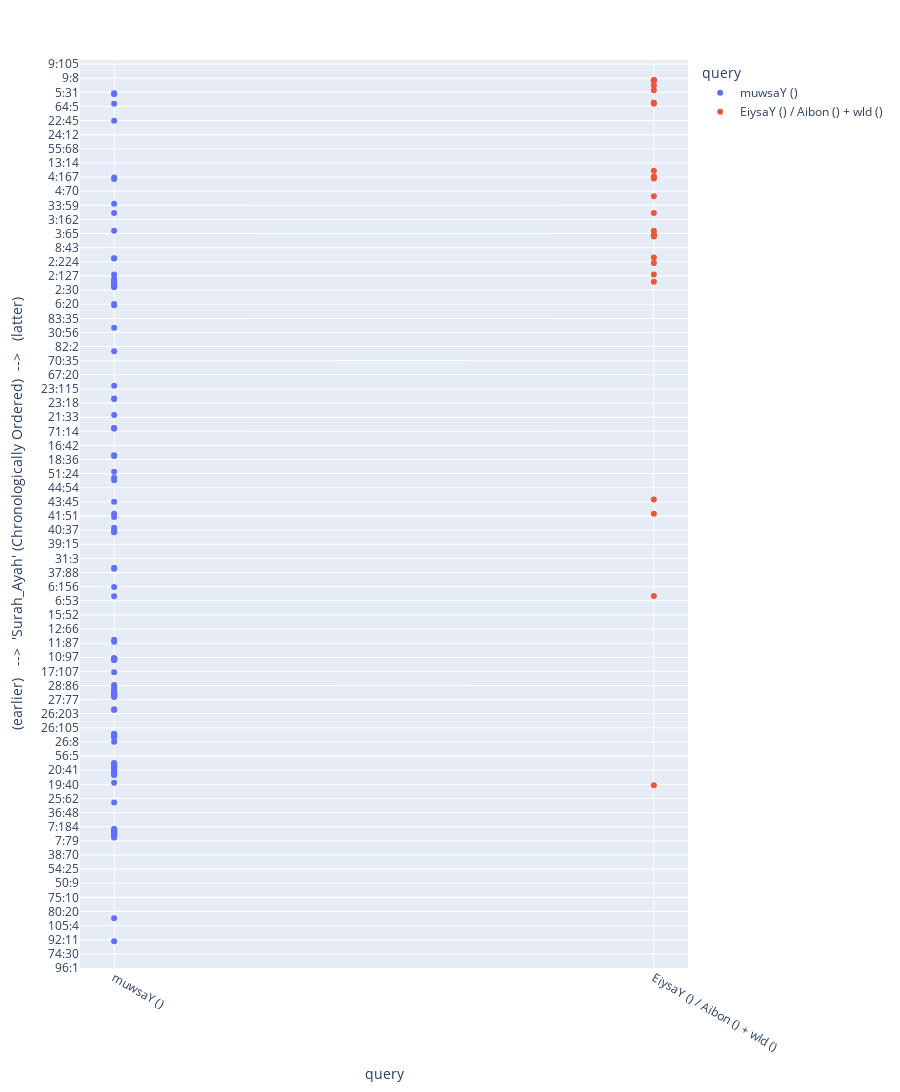

Source (notebook cell):
### Markdown cell above
# try on your own

### Code cell
import qChronolyze as qCh
qL = [
        [
            {
                "strL": [
                    {
                        "stri": "EiysaY", 
                    },
                ]
            },
            {
                "strL": [
                    {
                        "stri": "Aibon", 
                    },
                    {
                        "stri": "maroyam", 
                    },
                ]
            },
            {
                "strL": [
                    {
                        "stri": "wld", 
                    },
                    {
                        "stri": "maroyam", 
                    },
                ]
            },
        ],
        [
            {
                "strL": [
                    {
                        "stri": "muwsaY"
                    }
                ]
            },
        ]
    ]
qCh.querize(
    
    ### enter pair of word/root and meaning filtering regex as key-value pair dictionary
    qL,

    ### tafsir reference language
    # 'Arabic',
    # /
    # '1',

    ### presentation style
    pres='plot',

    )

### Figure 1 — Plotly figure (JSON) as saved in the notebook; plotly's stock layout.template omitted (floating-point values rounded to 4 significant figures; data arrays with more than 128 entries replaced by an {"elided": "..."} marker saying what was removed)
{"data": [{"customdata": {"elided": "131x2 mixed values"}, "hovertemplate": "query: %{x}<br>%{customdata[0]}<extra></extra>", "legendgroup": "muwsaY ()", "marker": {"color": "#636efa", "symbol": "circle"}, "mode": "markers", "name": "muwsaY ()", "orientation": "v", "showlegend": true, "type": "scatter", "x": {"elided": "131 str values"}, "xaxis": "x", "y": {"elided": "131 str values"}, "yaxis": "y"}, {"customdata": [["19:34<a style='background-color:rgb(220,220,250);font-size:18px;color:rgb(0,0,150);' href='https://quran.com/19:34/tafsirs/en-tafisr-ibn-kathir'> ذَٰلِكَ عِيسَى ابْنُ مَرْيَمَ قَوْلَ الْحَقِّ الَّذِي فِيهِ يَمْتَرُونَ</a>", 22], ["6:85<a style='background-color:rgb(220,220,250);font-size:18px;color:rgb(0,0,150);' href='https://quran.com/6:85/tafsirs/en-tafisr-ibn-kathir'> وَزَكَرِيَّا وَيَحْيَىٰ وَعِيسَىٰ وَإِلْيَاسَ كُلٌّ مِنَ الصَّالِحِينَ</a>", 82], ["42:13<a style='background-color:rgb(220,220,250);font-size:18px;color:rgb(0,0,150);' href='https://quran.com/42:13/tafsirs/en-tafisr-ibn-kathir'> وَمَا وَصَّيْنَا بِهِ إِبْرَاهِيمَ وَمُوسَىٰ وَعِيسَىٰ</a>", 93], ["43:63<a style='background-color:rgb(220,220,250);font-size:18px;color:rgb(0,0,150);' href='https://quran.com/43:63/tafsirs/en-tafisr-ibn-kathir'> وَلَمَّا جَاءَ عِيسَىٰ بِالْبَيِّنَاتِ قَالَ قَدْ جِئْتُكُمْ بِالْحِكْمَةِ</a>", 95], ["2:87<a style='background-color:rgb(220,220,250);font-size:18px;color:rgb(0,0,150);' href='https://quran.com/2:87/tafsirs/en-tafisr-ibn-kathir'> وَلَقَدْ آتَيْنَا مُوسَى الْكِتَابَ وَقَفَّيْنَا مِنْ بَعْدِهِ بِالرُّسُلِ</a>", 120], ["2:136<a style='background-color:rgb(220,220,250);font-size:18px;color:rgb(0,0,150);' href='https://quran.com/2:136/tafsirs/en-tafisr-ibn-kathir'> وَمَا أُوتِيَ مُوسَىٰ وَعِيسَىٰ وَمَا أُوتِيَ النَّبِيُّونَ مِنْ رَبِّهِمْ</a>", 124], ["2:215<a style='background-color:rgb(220,220,250);font-size:18px;color:rgb(0,0,150);' href='https://quran.com/2:215/tafsirs/en-tafisr-ibn-kathir'> قُلْ مَا أَنْفَقْتُمْ مِنْ خَيْرٍ فَلِلْوَالِدَيْنِ وَالْأَقْرَبِينَ وَالْيَتَامَىٰ وَالْمَسَاكِينِ وَابْنِ السَّبِيلِ</a>", 125], ["2:253<a style='background-color:rgb(220,220,250);font-size:18px;color:rgb(0,0,150);' href='https://quran.com/2:253/tafsirs/en-tafisr-ibn-kathir'> وَآتَيْنَا عِيسَى ابْنَ مَرْيَمَ الْبَيِّنَاتِ وَأَيَّدْنَاهُ بِرُوحِ الْقُدُسِ</a>", 128], ["3:45<a style='background-color:rgb(220,220,250);font-size:18px;color:rgb(0,0,150);' href='https://quran.com/3:45/tafsirs/en-tafisr-ibn-kathir'> إِنَّ اللَّهَ يُبَشِّرُكِ بِكَلِمَةٍ مِنْهُ اسْمُهُ الْمَسِيحُ عِيسَى ابْنُ مَرْيَمَ</a>", 129], ["3:52<a style='background-color:rgb(220,220,250);font-size:18px;color:rgb(0,0,150);' href='https://quran.com/3:52/tafsirs/en-tafisr-ibn-kathir'> فَلَمَّا أَحَسَّ عِيسَىٰ مِنْهُمُ الْكُفْرَ قَالَ مَنْ أَنْصَارِي إِلَى اللَّهِ</a>", 130], ["3:55<a style='background-color:rgb(220,220,250);font-size:18px;color:rgb(0,0,150);' href='https://quran.com/3:55/tafsirs/en-tafisr-ibn-kathir'> إِذْ قَالَ اللَّهُ يَا عِيسَىٰ إِنِّي مُتَوَفِّيكَ وَرَافِعُكَ إِلَيَّ</a>", 131], ["3:59<a style='background-color:rgb(220,220,250);font-size:18px;color:rgb(0,0,150);' href='https://quran.com/3:59/tafsirs/en-tafisr-ibn-kathir'> إِنَّ مَثَلَ عِيسَىٰ عِنْدَ اللَّهِ كَمَثَلِ آدَمَ خَلَقَهُ مِنْ تُرَابٍ</a>", 132], ["3:84<a style='background-color:rgb(220,220,250);font-size:18px;color:rgb(0,0,150);' href='https://quran.com/3:84/tafsirs/en-tafisr-ibn-kathir'> وَمَا أُوتِيَ مُوسَىٰ وَعِيسَىٰ وَالنَّبِيُّونَ مِنْ رَبِّهِمْ</a>", 134], ["33:7<a style='background-color:rgb(220,220,250);font-size:18px;color:rgb(0,0,150);' href='https://quran.com/33:7/tafsirs/en-tafisr-ibn-kathir'> وَإِذْ أَخَذْنَا مِنَ النَّبِيِّينَ مِيثَاقَهُمْ وَمِنْكَ وَمِنْ نُوحٍ وَإِبْرَاهِيمَ وَمُوسَىٰ</a>", 136], ["4:36<a style='background-color:rgb(220,220,250);font-size:18px;color:rgb(0,0,150);' href='https://quran.com/4:36/tafsirs/en-tafisr-ibn-kathir'> وَالْجَارِ الْجُنُبِ وَالصَّاحِبِ بِالْجَنْبِ وَابْنِ السَّبِيلِ</a>", 138], ["4:157<a style='background-color:rgb(220,220,250);font-size:18px;color:rgb(0,0,150);' href='https://quran.com/4:157/tafsirs/en-tafisr-ibn-kathir'> وَقَوْلِهِمْ إِنَّا قَتَلْنَا الْمَسِيحَ عِيسَى ابْنَ مَرْيَمَ رَسُولَ اللَّهِ</a>", 140], ["4:163<a style='background-color:rgb(220,220,250);font-size:18px;color:rgb(0,0,150);' href='https://quran.com/4:163/tafsirs/en-tafisr-ibn-kathir'> وَأَوْحَيْنَا إِلَىٰ إِبْرَاهِيمَ وَإِسْمَاعِيلَ وَإِسْحَاقَ وَيَعْقُوبَ وَالْأَسْبَاطِ وَعِيسَىٰ وَأَيُّوبَ وَيُونُسَ وَهَارُونَ وَسُلَيْمَانَ</a>", 141], ["4:171<a style='background-color:rgb(220,220,250);font-size:18px;color:rgb(0,0,150);' href='https://quran.com/4:171/tafsirs/en-tafisr-ibn-kathir'> إِنَّمَا الْمَسِيحُ عِيسَى ابْنُ مَرْيَمَ رَسُولُ اللَّهِ وَكَلِمَتُهُ أَلْقَاهَا إِلَىٰ مَرْيَمَ</a> .. <a style='background-color:rgb(220,220,250);font-size:18px;color:rgb(0,0,150);' href='https://quran.com/4:171/tafsirs/en-tafisr-ibn-kathir'> إِنَّمَا الْمَسِيحُ عِيسَى ابْنُ مَرْيَمَ رَسُولُ اللَّهِ وَكَلِمَتُهُ</a>", 143], ["57:27<a style='background-color:rgb(220,220,250);font-size:18px;color:rgb(0,0,150);' href='https://quran.com/57:27/tafsirs/en-tafisr-ibn-kathir'> وَقَفَّيْنَا بِعِيسَى ابْنِ مَرْيَمَ وَآتَيْنَاهُ الْإِنْجِيلَ</a>", 144], ["61:6<a style='background-color:rgb(220,220,250);font-size:18px;color:rgb(0,0,150);' href='https://quran.com/61:6/tafsirs/en-tafisr-ibn-kathir'> وَإِذْ قَالَ عِيسَى ابْنُ مَرْيَمَ يَا بَنِي إِسْرَائِيلَ إِنِّي رَسُولُ اللَّهِ إِلَيْكُمْ</a>", 147], ["61:14<a style='background-color:rgb(220,220,250);font-size:18px;color:rgb(0,0,150);' href='https://quran.com/61:14/tafsirs/en-tafisr-ibn-kathir'> كَمَا قَالَ عِيسَى ابْنُ مَرْيَمَ لِلْحَوَارِيِّينَ مَنْ أَنْصَارِي إِلَى اللَّهِ</a>", 148], ["5:46<a style='background-color:rgb(220,220,250);font-size:18px;color:rgb(0,0,150);' href='https://quran.com/5:46/tafsirs/en-tafisr-ibn-kathir'> وَقَفَّيْنَا عَلَىٰ آثَارِهِمْ بِعِيسَى ابْنِ مَرْيَمَ مُصَدِّقًا لِمَا بَيْنَ يَدَيْهِ</a>", 152], ["5:78<a style='background-color:rgb(220,220,250);font-size:18px;color:rgb(0,0,150);' href='https://quran.com/5:78/tafsirs/en-tafisr-ibn-kathir'> لُعِنَ الَّذِينَ كَفَرُوا مِنْ بَنِي إِسْرَائِيلَ عَلَىٰ لِسَانِ دَاوُودَ وَعِيسَى ابْنِ مَرْيَمَ</a>", 153], ["5:110<a style='background-color:rgb(220,220,250);font-size:18px;color:rgb(0,0,150);' href='https://quran.com/5:110/tafsirs/en-tafisr-ibn-kathir'> إِذْ قَالَ اللَّهُ يَا عِيسَى ابْنَ مَرْيَمَ اذْكُرْ نِعْمَتِي عَلَيْكَ وَعَلَىٰ وَالِدَتِكَ</a> .. <a style='background-color:rgb(220,220,250);font-size:18px;color:rgb(0,0,150);' href='https://quran.com/5:110/tafsirs/en-tafisr-ibn-kathir'> إِذْ قَالَ اللَّهُ يَا عِيسَى ابْنَ مَرْيَمَ اذْكُرْ نِعْمَتِي عَلَيْكَ وَعَلَىٰ وَالِدَتِكَ</a>", 154], ["5:112<a style='background-color:rgb(220,220,250);font-size:18px;color:rgb(0,0,150);' href='https://quran.com/5:112/tafsirs/en-tafisr-ibn-kathir'> إِذْ قَالَ الْحَوَارِيُّونَ يَا عِيسَى ابْنَ مَرْيَمَ هَلْ يَسْتَطِيعُ رَبُّكَ أَنْ يُنَزِّلَ عَلَيْنَا مَائِدَةً مِنَ السَّمَاءِ</a>", 155], ["5:114<a style='background-color:rgb(220,220,250);font-size:18px;color:rgb(0,0,150);' href='https://quran.com/5:114/tafsirs/en-tafisr-ibn-kathir'> قَالَ عِيسَى ابْنُ مَرْيَمَ اللَّهُمَّ رَبَّنَا أَنْزِلْ عَلَيْنَا مَائِدَةً مِنَ السَّمَاءِ</a>", 156], ["5:116<a style='background-color:rgb(220,220,250);font-size:18px;color:rgb(0,0,150);' href='https://quran.com/5:116/tafsirs/en-tafisr-ibn-kathir'> وَإِذْ قَالَ اللَّهُ يَا عِيسَى ابْنَ مَرْيَمَ أَأَنْتَ قُلْتَ لِلنَّاسِ اتَّخِذُونِي وَأُمِّيَ إِلَٰهَيْنِ مِنْ دُونِ اللَّهِ</a>", 157]], "hovertemplate": "query: %{x}<br>%{customdata[0]}<extra></extra>", "legendgroup": "EiysaY () / Aibon () + wld ()", "marker": {"color": "#EF553B", "symbol": "circle"}, "mode": "markers", "name": "EiysaY () / Aibon () + wld ()", "orientation": "v", "showlegend": true, "type": "scatter", "x": ["EiysaY () / Aibon () + wld ()", "EiysaY () / Aibon () + wld ()", "EiysaY () / Aibon () + wld ()", "EiysaY () / Aibon () + wld ()", "EiysaY () / Aibon () + wld ()", "EiysaY () / Aibon () + wld ()", "EiysaY () / Aibon () + wld ()", "EiysaY () / Aibon () + wld ()", "EiysaY () / Aibon () + wld ()", "EiysaY () / Aibon () + wld ()", "EiysaY () / Aibon () + wld ()", "EiysaY () / Aibon () + wld ()", "EiysaY () / Aibon () + wld ()", "EiysaY () / Aibon () + wld ()", "EiysaY () / Aibon () + wld ()", "EiysaY () / Aibon () + wld ()", "EiysaY () / Aibon () + wld ()", "EiysaY () / Aibon () + wld ()", "EiysaY () / Aibon () + wld ()", "EiysaY () / Aibon () + wld ()", "EiysaY () / Aibon () + wld ()", "EiysaY () / Aibon () + wld ()", "EiysaY () / Aibon () + wld ()", "EiysaY () / Aibon () + wld ()", "EiysaY () / Aibon () + wld ()", "EiysaY () / Aibon () + wld ()", "EiysaY () / Aibon () + wld ()"], "xaxis": "x", "y": ["19:34", "6:85", "42:13", "43:63", "2:87", "2:136", "2:215", "2:253", "3:45", "3:52", "3:55", "3:59", "3:84", "33:7", "4:36", "4:157", "4:163", "4:171", "57:27", "61:6", "61:14", "5:46", "5:78", "5:110", "5:112", "5:114", "5:116"], "yaxis": "y"}], "layout": {"clickmode": "event+select", "height": 1512.0, "hoverdistance": -1, "hoverlabel": {"bgcolor": "rgb(220,220,250)", "font": {"color": "rgb(0,0,0)", "size": 15}}, "legend": {"title": {"text": "query"}, "tracegroupgap": 0}, "margin": {"t": 60}, "xaxis": {"anchor": "y", "categoryarray": ["muwsaY ()", "EiysaY () / Aibon () + wld ()"], "categoryorder": "array", "domain": [0, 1], "dtick": 1, "tickangle": 30, "title": {"text": "query"}}, "yaxis": {"anchor": "x", "categoryarray": {"elided": "6236 str values"}, "categoryorder": "array", "domain": [0, 1], "range": [0, 6236], "title": {"text": " (earlier)   -->  'Surah_Ayah' (Chronologically Ordered)  -->   (latter)"}}}}
